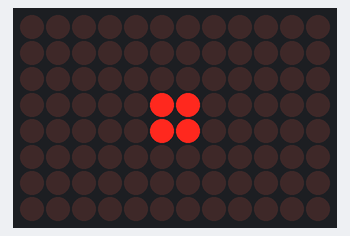
This sketch was run on a simulated Arduino Uno R4 WiFi. Parts: 12×8 LED matrix.

Above: at 0.01 s.
At 0.91 s:
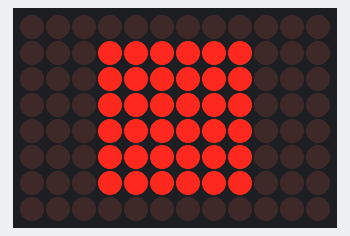

The sketch:

Pulsing_Square_Animation.ino
```cpp
/*
  UNO R4 Guide: Programmatic Pulsing Square Animation

  Purpose: Demonstrates how to create a dynamic "pulsing" animation by
  programmatically modifying a 2D bitmap frame buffer in real-time.
*/

// Include the necessary library for LED matrix control.
#include "Arduino_LED_Matrix.h"

// Create an instance of the ArduinoLEDMatrix class.
ArduinoLEDMatrix matrix;

// --- Global Frame Buffer ---
// Declare the 8x12 frame buffer as a global variable. This allows it to
// persist and be modified across multiple iterations of the loop() function.
uint8_t frame[8][12];

// --- Animation Parameters ---
int squareSize = 0;      // Current size of the square
bool growing = true;     // Direction of animation (growing or shrinking)
int animationSpeed = 75; // Delay in milliseconds between frames

void setup() {
  // Initialize the LED matrix.
  matrix.begin();
}

void loop() {
  // --- Animation Logic ---
  // Update the size of the square for the next frame.
  if (growing) {
    squareSize++;
    if (squareSize >= 4) { // Max size is a 4x4 inner square
      growing = false;
    }
  } else {
    squareSize--;
    if (squareSize <= 0) { // Min size is 0
      growing = true;
    }
  }

  // --- Drawing Logic ---
  // 1. Clear the entire frame buffer by setting all pixels to 0 (OFF).
  for (int r = 0; r < 8; r++) {
    for (int c = 0; c < 12; c++) {
      frame[r][c] = 0;
    }
  }

  // 2. Draw the new square based on the current 'squareSize'.
  // The square is centered on the matrix.
  // The offsets calculate the boundaries for the current size.
  for (int r = 4 - squareSize; r <= 3 + squareSize; r++) {
    for (int c = 6 - squareSize; c <= 5 + squareSize; c++) {
      // Bounds check to ensure we don't write outside the array
      if (r >= 0 && r < 8 && c >= 0 && c < 12) {
        frame[r][c] = 1; // Set pixel to ON
      }
    }
  }

  // --- Render the Frame ---
  // Display the newly drawn frame on the LED matrix.
  matrix.renderBitmap(frame, 8, 12);

  // --- Animation Timing ---
  // Wait for a short period to control the speed of the animation.
  delay(animationSpeed);
}
```
